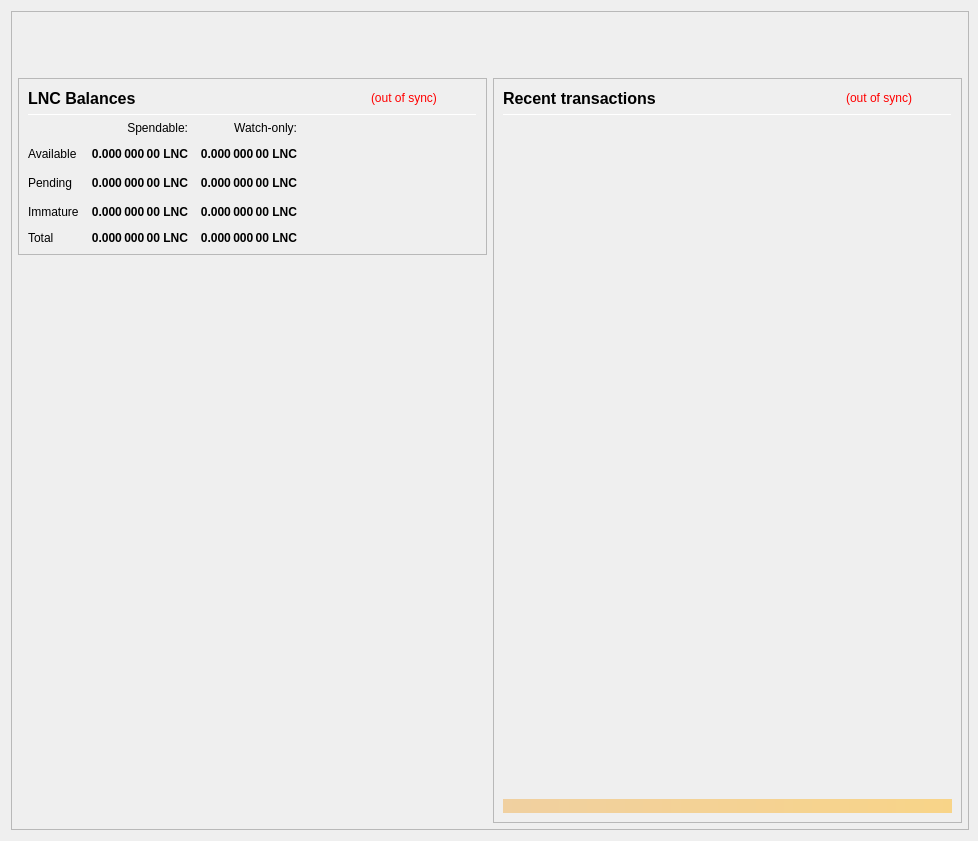
<?xml version="1.0" encoding="UTF-8"?>
<ui version="4.0">
 <class>OverviewPage</class>
 <widget class="QWidget" name="OverviewPage">
  <property name="geometry">
   <rect>
    <x>0</x>
    <y>0</y>
    <width>978</width>
    <height>841</height>
   </rect>
  </property>
  <property name="minimumSize">
   <size>
    <width>960</width>
    <height>682</height>
   </size>
  </property>
  <property name="font">
   <font>
    <weight>50</weight>
    <bold>false</bold>
   </font>
  </property>
  <property name="windowTitle">
   <string>Form</string>
  </property>
  <layout class="QVBoxLayout" name="topLayout" stretch="0">
   <property name="rightMargin">
    <number>9</number>
   </property>
   <item>
    <widget class="QFrame" name="frame_BG">
     <property name="minimumSize">
      <size>
       <width>850</width>
       <height>610</height>
      </size>
     </property>
     <property name="maximumSize">
      <size>
       <width>16777215</width>
       <height>16777215</height>
      </size>
     </property>
     <property name="frameShape">
      <enum>QFrame::StyledPanel</enum>
     </property>
     <property name="frameShadow">
      <enum>QFrame::Raised</enum>
     </property>
     <layout class="QVBoxLayout" name="verticalLayout_3" stretch="0">
      <property name="leftMargin">
       <number>0</number>
      </property>
      <property name="topMargin">
       <number>0</number>
      </property>
      <property name="rightMargin">
       <number>0</number>
      </property>
      <property name="bottomMargin">
       <number>6</number>
      </property>
      <item>
       <layout class="QVBoxLayout" name="verticalLayout_Master" stretch="0,1">
        <property name="leftMargin">
         <number>0</number>
        </property>
        <property name="topMargin">
         <number>0</number>
        </property>
        <property name="rightMargin">
         <number>0</number>
        </property>
        <property name="bottomMargin">
         <number>0</number>
        </property>
        <item>
         <widget class="QFrame" name="frame_Header">
          <layout class="QVBoxLayout" name="verticalLayout_Header" stretch="0">
           <property name="leftMargin">
            <number>0</number>
           </property>
           <property name="topMargin">
            <number>0</number>
           </property>
           <property name="rightMargin">
            <number>0</number>
           </property>
           <property name="bottomMargin">
            <number>0</number>
           </property>
           <item>
            <layout class="QHBoxLayout" name="horizontalLayout_Header" stretch="1,0">
             <property name="spacing">
              <number>6</number>
             </property>
             <item>
              <spacer name="horizontalSpacer_Header">
               <property name="orientation">
                <enum>Qt::Horizontal</enum>
               </property>
               <property name="sizeHint" stdset="0">
                <size>
                 <width>40</width>
                 <height>20</height>
                </size>
               </property>
              </spacer>
             </item>
             <item>
              <widget class="QLabel" name="labelOverviewHeaderRight">
               <property name="minimumSize">
                <size>
                 <width>464</width>
                 <height>60</height>
                </size>
               </property>
               <property name="maximumSize">
                <size>
                 <width>16777215</width>
                 <height>60</height>
                </size>
               </property>
               <property name="font">
                <font>
                 <pointsize>14</pointsize>
                </font>
               </property>
               <property name="text">
                <string/>
               </property>
               <property name="alignment">
                <set>Qt::AlignRight|Qt::AlignTrailing|Qt::AlignVCenter</set>
               </property>
              </widget>
             </item>
            </layout>
           </item>
          </layout>
         </widget>
        </item>
        <item>
         <widget class="QFrame" name="frame_Content">
          <layout class="QVBoxLayout" name="verticalLayout_Content">
           <property name="leftMargin">
            <number>6</number>
           </property>
           <property name="topMargin">
            <number>0</number>
           </property>
           <property name="rightMargin">
            <number>6</number>
           </property>
           <property name="bottomMargin">
            <number>0</number>
           </property>
           <item>
            <layout class="QHBoxLayout" name="horizontalLayout_Content" stretch="1,1">
             <property name="spacing">
              <number>6</number>
             </property>
             <item>
              <layout class="QVBoxLayout" name="verticalLayout_left" stretch="0,0">
               <item>
                <widget class="QFrame" name="frameBalances">
                 <property name="frameShape">
                  <enum>QFrame::StyledPanel</enum>
                 </property>
                 <property name="frameShadow">
                  <enum>QFrame::Raised</enum>
                 </property>
                 <layout class="QVBoxLayout" name="verticalLayout_4">
                  <item>
                   <layout class="QHBoxLayout" name="hlBalancesHeader" stretch="2,0,0">
                    <property name="spacing">
                     <number>6</number>
                    </property>
                    <item>
                     <widget class="QLabel" name="labelBalances">
                      <property name="minimumSize">
                       <size>
                        <width>0</width>
                        <height>0</height>
                       </size>
                      </property>
                      <property name="font">
                       <font>
                        <pointsize>12</pointsize>
                        <weight>75</weight>
                        <bold>true</bold>
                       </font>
                      </property>
                      <property name="text">
                       <string>LNC Balances</string>
                      </property>
                     </widget>
                    </item>
                    <item>
                     <widget class="QLabel" name="labelWalletStatus">
                      <property name="cursor">
                       <cursorShape>WhatsThisCursor</cursorShape>
                      </property>
                      <property name="toolTip">
                       <string>The displayed information may be out of date. Your wallet automatically synchronizes with the Lenderschain network after a connection is established, but this process has not completed yet.</string>
                      </property>
                      <property name="styleSheet">
                       <string notr="true">QLabel { color: red; }</string>
                      </property>
                      <property name="text">
                       <string notr="true">(out of sync)</string>
                      </property>
                      <property name="alignment">
                       <set>Qt::AlignLeading|Qt::AlignLeft|Qt::AlignVCenter</set>
                      </property>
                     </widget>
                    </item>
                    <item>
                     <spacer name="hsBalancesHeader">
                      <property name="orientation">
                       <enum>Qt::Horizontal</enum>
                      </property>
                      <property name="sizeHint" stdset="0">
                       <size>
                        <width>40</width>
                        <height>20</height>
                       </size>
                      </property>
                     </spacer>
                    </item>
                   </layout>
                  </item>
                  <item>
                   <widget class="Line" name="lineBalances">
                    <property name="minimumSize">
                     <size>
                      <width>0</width>
                      <height>1</height>
                     </size>
                    </property>
                    <property name="maximumSize">
                     <size>
                      <width>16777215</width>
                      <height>1</height>
                     </size>
                    </property>
                    <property name="orientation">
                     <enum>Qt::Horizontal</enum>
                    </property>
                   </widget>
                  </item>
                  <item>
                   <layout class="QGridLayout" name="gridLayout">
                    <property name="spacing">
                     <number>12</number>
                    </property>
                    <item row="2" column="2">
                     <widget class="QLabel" name="labelWatchPending">
                      <property name="font">
                       <font>
                        <weight>75</weight>
                        <bold>true</bold>
                       </font>
                      </property>
                      <property name="cursor">
                       <cursorShape>ArrowCursor</cursorShape>
                      </property>
                      <property name="toolTip">
                       <string>Unconfirmed transactions to watch-only addresses</string>
                      </property>
                      <property name="text">
                       <string notr="true">0.000 000 00 LNC</string>
                      </property>
                      <property name="alignment">
                       <set>Qt::AlignRight|Qt::AlignTrailing|Qt::AlignVCenter</set>
                      </property>
                      <property name="textInteractionFlags">
                       <set>Qt::NoTextInteraction</set>
                      </property>
                     </widget>
                    </item>
                    <item row="2" column="1">
                     <widget class="QLabel" name="labelUnconfirmed">
                      <property name="font">
                       <font>
                        <weight>75</weight>
                        <bold>true</bold>
                       </font>
                      </property>
                      <property name="cursor">
                       <cursorShape>ArrowCursor</cursorShape>
                      </property>
                      <property name="toolTip">
                       <string>Total of transactions that have yet to be confirmed, and do not yet count toward the spendable balance</string>
                      </property>
                      <property name="text">
                       <string notr="true">0.000 000 00 LNC</string>
                      </property>
                      <property name="alignment">
                       <set>Qt::AlignRight|Qt::AlignTrailing|Qt::AlignVCenter</set>
                      </property>
                      <property name="textInteractionFlags">
                       <set>Qt::NoTextInteraction</set>
                      </property>
                     </widget>
                    </item>
                    <item row="3" column="2">
                     <widget class="QLabel" name="labelWatchImmature">
                      <property name="font">
                       <font>
                        <weight>75</weight>
                        <bold>true</bold>
                       </font>
                      </property>
                      <property name="cursor">
                       <cursorShape>ArrowCursor</cursorShape>
                      </property>
                      <property name="toolTip">
                       <string>Staked or masternode rewards in watch-only addresses that has not yet matured</string>
                      </property>
                      <property name="text">
                       <string notr="true">0.000 000 00 LNC</string>
                      </property>
                      <property name="alignment">
                       <set>Qt::AlignRight|Qt::AlignTrailing|Qt::AlignVCenter</set>
                      </property>
                      <property name="textInteractionFlags">
                       <set>Qt::NoTextInteraction</set>
                      </property>
                     </widget>
                    </item>
                    <item row="4" column="0">
                     <widget class="QLabel" name="labelTotalText">
                      <property name="text">
                       <string>Total</string>
                      </property>
                      <property name="textInteractionFlags">
                       <set>Qt::NoTextInteraction</set>
                      </property>
                     </widget>
                    </item>
                    <item row="3" column="1">
                     <widget class="QLabel" name="labelImmature">
                      <property name="font">
                       <font>
                        <weight>75</weight>
                        <bold>true</bold>
                       </font>
                      </property>
                      <property name="cursor">
                       <cursorShape>ArrowCursor</cursorShape>
                      </property>
                      <property name="toolTip">
                       <string>Staked or masternode rewards that has not yet matured</string>
                      </property>
                      <property name="text">
                       <string notr="true">0.000 000 00 LNC</string>
                      </property>
                      <property name="alignment">
                       <set>Qt::AlignRight|Qt::AlignTrailing|Qt::AlignVCenter</set>
                      </property>
                      <property name="textInteractionFlags">
                       <set>Qt::NoTextInteraction</set>
                      </property>
                     </widget>
                    </item>
                    <item row="2" column="3">
                     <spacer name="hsBalances">
                      <property name="orientation">
                       <enum>Qt::Horizontal</enum>
                      </property>
                      <property name="sizeHint" stdset="0">
                       <size>
                        <width>40</width>
                        <height>20</height>
                       </size>
                      </property>
                     </spacer>
                    </item>
                    <item row="3" column="0">
                     <widget class="QLabel" name="labelImmatureText">
                      <property name="text">
                       <string>Immature</string>
                      </property>
                      <property name="textInteractionFlags">
                       <set>Qt::NoTextInteraction</set>
                      </property>
                     </widget>
                    </item>
                    <item row="4" column="1">
                     <widget class="QLabel" name="labelTotal">
                      <property name="font">
                       <font>
                        <weight>75</weight>
                        <bold>true</bold>
                       </font>
                      </property>
                      <property name="cursor">
                       <cursorShape>ArrowCursor</cursorShape>
                      </property>
                      <property name="toolTip">
                       <string>Your current total balance</string>
                      </property>
                      <property name="text">
                       <string notr="true">0.000 000 00 LNC</string>
                      </property>
                      <property name="alignment">
                       <set>Qt::AlignRight|Qt::AlignTrailing|Qt::AlignVCenter</set>
                      </property>
                      <property name="textInteractionFlags">
                       <set>Qt::NoTextInteraction</set>
                      </property>
                     </widget>
                    </item>
                    <item row="4" column="2">
                     <widget class="QLabel" name="labelWatchTotal">
                      <property name="font">
                       <font>
                        <weight>75</weight>
                        <bold>true</bold>
                       </font>
                      </property>
                      <property name="cursor">
                       <cursorShape>ArrowCursor</cursorShape>
                      </property>
                      <property name="toolTip">
                       <string>Current total balance in watch-only addresses</string>
                      </property>
                      <property name="text">
                       <string notr="true">0.000 000 00 LNC</string>
                      </property>
                      <property name="alignment">
                       <set>Qt::AlignRight|Qt::AlignTrailing|Qt::AlignVCenter</set>
                      </property>
                      <property name="textInteractionFlags">
                       <set>Qt::NoTextInteraction</set>
                      </property>
                     </widget>
                    </item>
                    <item row="0" column="2">
                     <widget class="QLabel" name="labelWatchonly">
                      <property name="text">
                       <string>Watch-only:</string>
                      </property>
                      <property name="alignment">
                       <set>Qt::AlignRight|Qt::AlignTrailing|Qt::AlignVCenter</set>
                      </property>
                     </widget>
                    </item>
                    <item row="1" column="0">
                     <widget class="QLabel" name="labelBalanceText">
                      <property name="text">
                       <string>Available</string>
                      </property>
                      <property name="textInteractionFlags">
                       <set>Qt::NoTextInteraction</set>
                      </property>
                     </widget>
                    </item>
                    <item row="1" column="1">
                     <widget class="QLabel" name="labelBalance">
                      <property name="font">
                       <font>
                        <weight>75</weight>
                        <bold>true</bold>
                       </font>
                      </property>
                      <property name="cursor">
                       <cursorShape>ArrowCursor</cursorShape>
                      </property>
                      <property name="toolTip">
                       <string>Your current spendable balance</string>
                      </property>
                      <property name="text">
                       <string notr="true">0.000 000 00 LNC</string>
                      </property>
                      <property name="alignment">
                       <set>Qt::AlignRight|Qt::AlignTrailing|Qt::AlignVCenter</set>
                      </property>
                      <property name="textInteractionFlags">
                       <set>Qt::NoTextInteraction</set>
                      </property>
                     </widget>
                    </item>
                    <item row="1" column="2">
                     <widget class="QLabel" name="labelWatchAvailable">
                      <property name="font">
                       <font>
                        <weight>75</weight>
                        <bold>true</bold>
                       </font>
                      </property>
                      <property name="cursor">
                       <cursorShape>ArrowCursor</cursorShape>
                      </property>
                      <property name="toolTip">
                       <string>Your current balance in watch-only addresses</string>
                      </property>
                      <property name="text">
                       <string notr="true">0.000 000 00 LNC</string>
                      </property>
                      <property name="alignment">
                       <set>Qt::AlignRight|Qt::AlignTrailing|Qt::AlignVCenter</set>
                      </property>
                      <property name="textInteractionFlags">
                       <set>Qt::NoTextInteraction</set>
                      </property>
                     </widget>
                    </item>
                    <item row="2" column="0">
                     <widget class="QLabel" name="labelPendingText">
                      <property name="text">
                       <string>Pending</string>
                      </property>
                      <property name="textInteractionFlags">
                       <set>Qt::NoTextInteraction</set>
                      </property>
                     </widget>
                    </item>
                    <item row="0" column="1">
                     <widget class="QLabel" name="labelSpendable">
                      <property name="text">
                       <string>Spendable:</string>
                      </property>
                      <property name="alignment">
                       <set>Qt::AlignRight|Qt::AlignTrailing|Qt::AlignVCenter</set>
                      </property>
                     </widget>
                    </item>
                   </layout>
                  </item>
                 </layout>
                </widget>
               </item>
               <item>
                <spacer name="verticalSpacer">
                 <property name="orientation">
                  <enum>Qt::Vertical</enum>
                 </property>
                 <property name="sizeHint" stdset="0">
                  <size>
                   <width>20</width>
                   <height>40</height>
                  </size>
                 </property>
                </spacer>
               </item>
              </layout>
             </item>
             <item>
              <layout class="QVBoxLayout" name="verticalLayout_right" stretch="1">
               <item>
                <widget class="QFrame" name="frame_RecentTransactions">
                 <property name="minimumSize">
                  <size>
                   <width>0</width>
                   <height>0</height>
                  </size>
                 </property>
                 <property name="frameShape">
                  <enum>QFrame::StyledPanel</enum>
                 </property>
                 <property name="frameShadow">
                  <enum>QFrame::Raised</enum>
                 </property>
                 <layout class="QVBoxLayout" name="verticalLayout_1" stretch="0,0,0,0,0">
                  <item>
                   <layout class="QHBoxLayout" name="horizontalLayout_2" stretch="2,0,0">
                    <property name="spacing">
                     <number>3</number>
                    </property>
                    <item>
                     <widget class="QLabel" name="label_4">
                      <property name="minimumSize">
                       <size>
                        <width>0</width>
                        <height>20</height>
                       </size>
                      </property>
                      <property name="font">
                       <font>
                        <pointsize>12</pointsize>
                        <weight>75</weight>
                        <bold>true</bold>
                       </font>
                      </property>
                      <property name="text">
                       <string>Recent transactions</string>
                      </property>
                     </widget>
                    </item>
                    <item>
                     <widget class="QLabel" name="labelTransactionsStatus">
                      <property name="cursor">
                       <cursorShape>WhatsThisCursor</cursorShape>
                      </property>
                      <property name="toolTip">
                       <string>The displayed information may be out of date. Your wallet automatically synchronizes with the Lenderschain network after a connection is established, but this process has not completed yet.</string>
                      </property>
                      <property name="styleSheet">
                       <string notr="true">QLabel { color: red; }</string>
                      </property>
                      <property name="text">
                       <string notr="true">(out of sync)</string>
                      </property>
                      <property name="alignment">
                       <set>Qt::AlignRight|Qt::AlignTrailing|Qt::AlignVCenter</set>
                      </property>
                     </widget>
                    </item>
                    <item>
                     <spacer name="horizontalSpacer">
                      <property name="orientation">
                       <enum>Qt::Horizontal</enum>
                      </property>
                      <property name="sizeHint" stdset="0">
                       <size>
                        <width>40</width>
                        <height>20</height>
                       </size>
                      </property>
                     </spacer>
                    </item>
                   </layout>
                  </item>
                  <item>
                   <widget class="Line" name="line">
                    <property name="minimumSize">
                     <size>
                      <width>0</width>
                      <height>1</height>
                     </size>
                    </property>
                    <property name="maximumSize">
                     <size>
                      <width>16777215</width>
                      <height>1</height>
                     </size>
                    </property>
                    <property name="orientation">
                     <enum>Qt::Horizontal</enum>
                    </property>
                   </widget>
                  </item>
                  <item>
                   <widget class="QListView" name="listTransactions">
                    <property name="minimumSize">
                     <size>
                      <width>0</width>
                      <height>0</height>
                     </size>
                    </property>
                    <property name="styleSheet">
                     <string notr="true">QListView { background: transparent; }</string>
                    </property>
                    <property name="frameShape">
                     <enum>QFrame::NoFrame</enum>
                    </property>
                    <property name="verticalScrollBarPolicy">
                     <enum>Qt::ScrollBarAlwaysOff</enum>
                    </property>
                    <property name="horizontalScrollBarPolicy">
                     <enum>Qt::ScrollBarAlwaysOff</enum>
                    </property>
                    <property name="selectionMode">
                     <enum>QAbstractItemView::NoSelection</enum>
                    </property>
                   </widget>
                  </item>
                  <item>
                   <spacer name="verticalSpacer_2">
                    <property name="orientation">
                     <enum>Qt::Vertical</enum>
                    </property>
                    <property name="sizeType">
                     <enum>QSizePolicy::Expanding</enum>
                    </property>
                    <property name="sizeHint" stdset="0">
                     <size>
                      <width>20</width>
                      <height>40</height>
                     </size>
                    </property>
                   </spacer>
                  </item>
                  <item>
                   <widget class="QLabel" name="labelAlerts">
                    <property name="maximumSize">
                     <size>
                      <width>16777215</width>
                      <height>16777215</height>
                     </size>
                    </property>
                    <property name="styleSheet">
                     <string notr="true">background-color: qlineargradient(x1: 0, y1: 0, x2: 1, y2: 0, stop:0 #F0D0A0, stop:1 #F8D488); color:#000000;</string>
                    </property>
                    <property name="text">
                     <string/>
                    </property>
                    <property name="wordWrap">
                     <bool>true</bool>
                    </property>
                    <property name="margin">
                     <number>3</number>
                    </property>
                   </widget>
                  </item>
                 </layout>
                </widget>
               </item>
              </layout>
             </item>
            </layout>
           </item>
          </layout>
         </widget>
        </item>
       </layout>
      </item>
     </layout>
    </widget>
   </item>
  </layout>
 </widget>
 <resources/>
 <connections/>
</ui>
